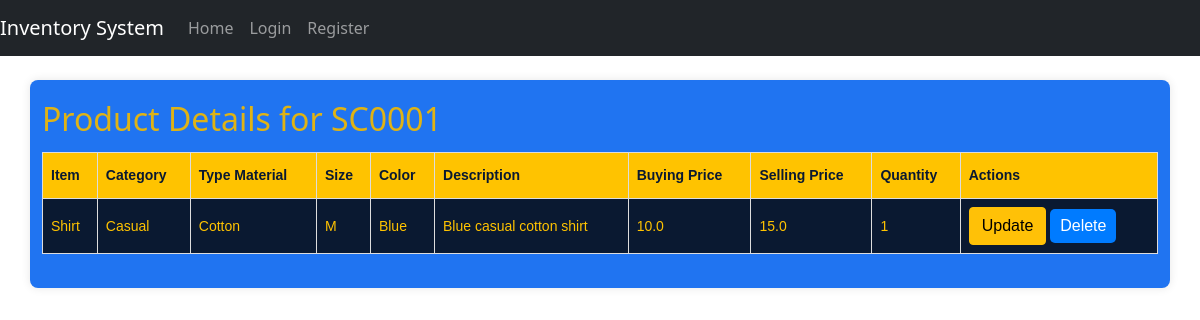
Page /product_details/SC0001 on the committed database.
### STORE/models.py (models this page shows, shortened)
class Product(db.Model):
    id = db.Column(db.Integer, primary_key=True)
    pre = db.Column(db.String(10), nullable=False)
    code = db.Column(db.String(20), nullable=False, unique=True)
    item = db.Column(db.String(50), nullable=False)
    category = db.Column(db.String(50), nullable=False)
    type_material = db.Column(db.String(50), nullable=False)
    size = db.Column(db.String(10), nullable=False)
    color = db.Column(db.String(20), nullable=False)
    description = db.Column(db.String(255), nullable=True)
    buying_price = db.Column(db.Float, nullable=False)
    selling_price = db.Column(db.Float, nullable=False)
    quantity = db.Column(db.Integer, nullable=False)

### STORE/routes.py (the view)
@bp.route('/product_details/<string:code>')
def stock_details(code):
    products = Product.query.filter(Product.code.like(code + '%')).all()
    if not products:
        flash(f'No products found for product code {code}', 'danger')
    return render_template('product_details.html', products=products, product_code=code)

### STORE/templates/product_details.html (shortened to what this page needs)
{% extends "base.html" %}
{% block content %}
<div class="row">
    <div class="col">
        <h2>Product Details for {{ product_code }}</h2>
        <table>
            <thead>
                <tr>
                    <th>Item</th>
                    <th>Category</th>
                    <th>Type Material</th>
                    <th>Size</th>
                    <th>Color</th>
                    <th>Description</th>
                    <th>Buying Price</th>
                    <th>Selling Price</th>
                    <th>Quantity</th>
                    <th>Actions</th>
                </tr>
            </thead>
            <tbody>
                {% if products %}
                    {% for item in products %}
                    <tr>
                        <td>{{ item.item }}</td>
                        <td>{{ item.category }}</td>
                        <td>{{ item.type_material }}</td>
                        <td>{{ item.size }}</td>
                        <td>{{ item.color }}</td>
                        <td>{{ item.description }}</td>
                        <td>{{ item.buying_price }}</td>
                        <td>{{ item.selling_price }}</td>
                        <td>{{ item.quantity }}</td>
                        <td>
                            <a href="{{ url_for('update_product', code=item.code) }}" class="btn btn-warning">Update</a>
                            <form action="{{ url_for('delete_product', code=item.code) }}" method="post" style="display:inline;">
                                <button type="submit" class="btn btn-danger">Delete</button>
                            </form>
                        </td>
                    </tr>
                    {% endfor %}
                {% else %}
                    <tr>
                        <td colspan="10">No products found for {{ product_code }}</td>
                    </tr>
                {% endif %}
            </tbody>
        </table>
    </div>
</div>
{% endblock %}

### STORE/static/css/theme.css (style rules this page uses)
body { font-family: 'Arial', sans-serif; background-color: #FFC300; color: #1a3b70; margin: 0; padding: 0; height: 100vh; }
a { color: #0A1931; }
table { width: 100%; border-collapse: collapse; margin: 1em 0; font-family: Arial, sans-serif; font-size: 14px; background-color: #0A1931; color: #FFC300; }
table thead th { background-color: #FFC300; color: #0A1931; }
table th, table td { border: 1px solid #ddd; padding: 8px; text-align: left; }
table th { padding-top: 12px; padding-bottom: 12px; text-align: left; }

### STORE/static/css/custom_table.css (style rules this page uses)
form { margin-bottom: 20px; }
button[type="submit"] { padding: 5px 10px; border-radius: 5px; background-color: #007bff; color: #fff; border: none; cursor: pointer; }
table { width: 100%; border-collapse: collapse; }
th, td { border: 1px solid #ccc; padding: 8px; text-align: left; }
th { background-color: #f2f2f2; }

### rows in the picture
Product: code "SC0001", item "Shirt", category "Casual", type_material "Cotton", size "M", color "Blue", description "Blue casual cotton shirt", buying_price "10.0", selling_price "15.0", quantity "1"
